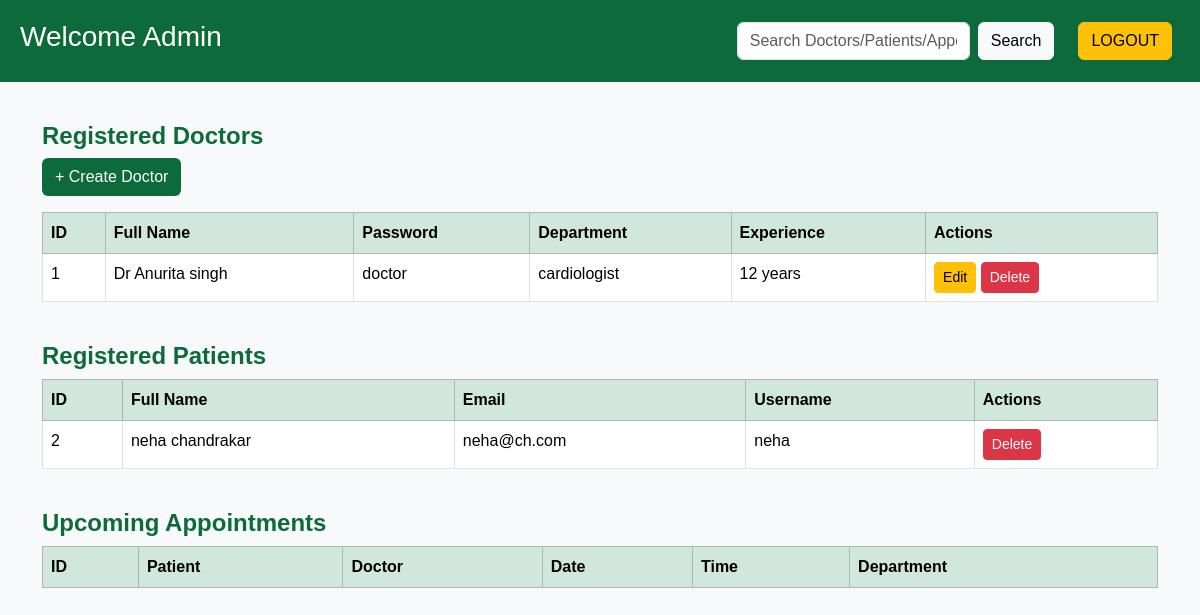
/admin, run on an earlier commit of the app's database.
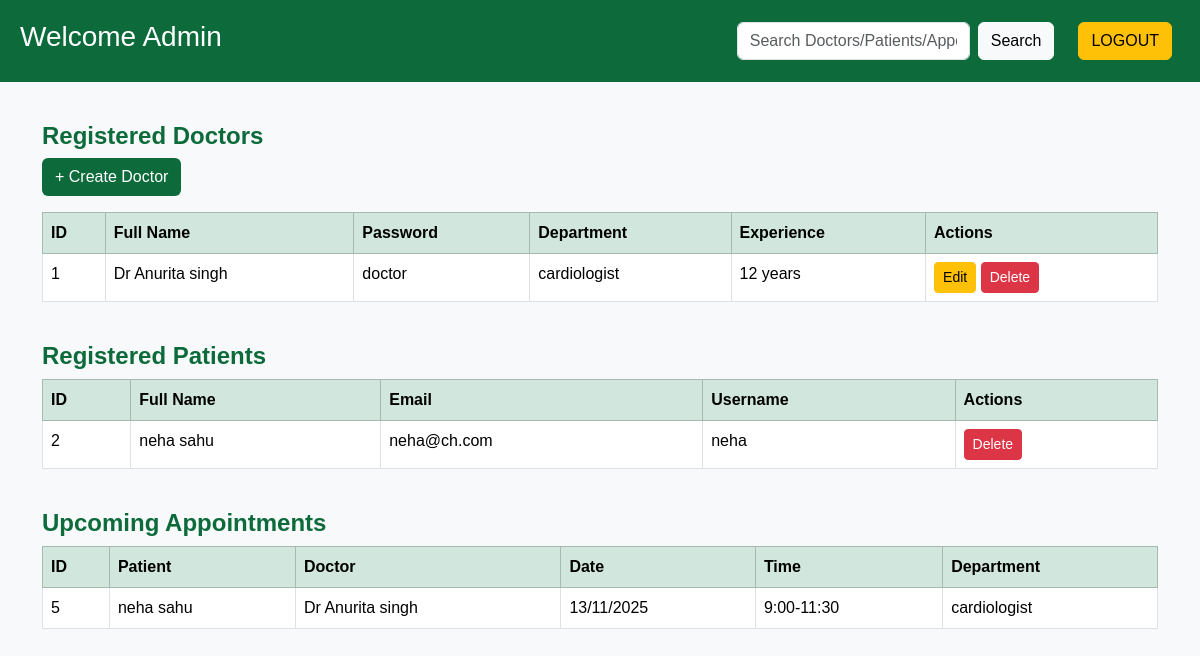
And on a later commit of the database.
### tables this page shows
CREATE TABLE doctors (
                        id INTEGER PRIMARY KEY AUTOINCREMENT,
                        user_id INTEGER,
                        fullname TEXT,
                        password TEXT,
                        department TEXT,
                        experience TEXT,
                        FOREIGN KEY(user_id) REFERENCES users(id)
                    );

CREATE TABLE users (
                        id INTEGER PRIMARY KEY AUTOINCREMENT,
                        name TEXT,
                        surname TEXT,
                        email TEXT,
                        address TEXT,
                        username TEXT UNIQUE,
                        password TEXT,
                        user_type TEXT CHECK(user_type IN ('Patient', 'Doctor')) NOT NULL
                    );

CREATE TABLE appointments (
                        id INTEGER PRIMARY KEY AUTOINCREMENT,
                        patient_name TEXT,
                        doctor_name TEXT,
                        date TEXT,
                        time TEXT,
                        department TEXT
                    );

### app.py (the view)
@app.route('/admin')
def admin_dashboard():
    search_query = request.args.get('search', '').strip().lower()
    conn = sqlite3.connect("users.db")
    c = conn.cursor()
    if search_query:
        c.execute("SELECT * FROM doctors WHERE LOWER(fullname) LIKE ? OR LOWER(department) LIKE ?",
                  (f"%{search_query}%", f"%{search_query}%"))
    else:
        c.execute("SELECT * FROM doctors")
    doctors = c.fetchall()
    if search_query:
        c.execute("SELECT * FROM patients WHERE LOWER(department) LIKE ?", (f"%{search_query}%",))
    else:
        c.execute("""
        SELECT id, name, surname, email, username
        FROM users
        WHERE user_type='Patient'
    """)
    patients = c.fetchall()
    if search_query:
        c.execute("""SELECT * FROM appointments
                     WHERE LOWER(patient_name) LIKE ? OR LOWER(doctor_name) LIKE ? OR LOWER(department) LIKE ?""",
                  (f"%{search_query}%", f"%{search_query}%", f"%{search_query}%"))
    else:
        c.execute("SELECT * FROM appointments")
    appointments = c.fetchall()
    conn.close()
    return render_template('admin_dashboard.html', doctors=doctors, patients=patients, appointments=appointments, search_query=search_query)

### templates/admin_dashboard.html (shortened to what this page needs)
<!DOCTYPE html>
<html lang="en">
<head>
  <link rel="stylesheet" href="https://cdn.jsdelivr.net/npm/bootstrap@5.3.2/dist/css/bootstrap.min.css">
</head>
<body>
  <div class="header d-flex justify-content-between align-items-center">
    <h3>Welcome Admin</h3>
      <div class="d-flex gap-3">
       <div>
    <form class="d-flex flex" method="get" action="{{ url_for('admin_dashboard') }}">
      <input type="text" class="form-control me-2" name="search" value="{{ search_query }}" placeholder="Search Doctors/Patients/Appointments">
      <div><button class="btn btn-light me-2">Search</button></div>
       </form>
       </div>
      <div>
         <a href="{{ url_for('home') }}" class="btn btn-warning me-2">LOGOUT</a>
    </div>
      </div>
  </div>
  <div class="container mt-4">
    <h4 class="section-title">Registered Doctors</h4>
    <button class="btn btn-green mb-3" data-bs-toggle="modal" data-bs-target="#addDoctorModal">+ Create Doctor</button>
    <table class="table table-bordered">
      <thead class="table-success">
        <tr>
          <th>ID</th>
          <th>Full Name</th>
           <th>Password</th>
          <th>Department</th>
          <th>Experience</th>
          <th>Actions</th>
        </tr>
      </thead>
      <tbody>
        {% for doctor in doctors %}
        <tr>
          <td>{{ doctor[0] }}</td>
          <td>{{ doctor[2] }}</td>
          <td>{{ doctor[3] }}</td>
          <td>{{ doctor[4] }}</td>
           <td>{{ doctor[5] }}</td>
          <td>
            <button class="btn btn-warning btn-sm"
                    data-bs-toggle="modal"
                    data-bs-target="#editDoctorModal"
                    data-id="{{ doctor[0] }}"
                    data-name="{{ doctor[2] }}"
                    data-password="{{ doctor[3] }}"
                    data-department="{{ doctor[4] }}"
                    data-experience="{{ doctor[5] }}">Edit</button>
            <form method="POST" action="{{ url_for('delete_doctor', doctor_id=doctor[0]) }}" style="display:inline;">
              <button type="submit" class="btn btn-danger btn-sm">Delete</button>
            </form>
          </td>
        </tr>
        {% endfor %}
      </tbody>
    </table>
   <h4 class="section-title">Registered Patients</h4>
<table class="table table-bordered">
  <thead class="table-success">
    <tr>
      <th>ID</th>
      <th>Full Name</th>
      <th>Email</th>
      <th>Username</th>
      <th>Actions</th>
    </tr>
  </thead>
  <tbody>
    {% for p in patients %}
    <tr>
      <td>{{ p[0] }}</td>
      <td>{{ p[1] }} {{ p[2] }}</td>
      <td>{{ p[3] }}</td>
      <td>{{ p[4] }}</td>
      <td>
        <form method="POST" action="{{ url_for('delete_patient', user_id=p[0]) }}"
 style="display:inline;">
          <button type="submit" class="btn btn-danger btn-sm">Delete</button>
        </form>
      </td>
    </tr>
    {% endfor %}
  </tbody>
</table>
    <h4 class="section-title">Upcoming Appointments</h4>
    <table class="table table-bordered">
      <thead class="table-success">
        <tr>
          <th>ID</th>
          <th>Patient</th>
          <th>Doctor</th>
          <th>Date</th>
          <th>Time</th>
          <th>Department</th>
        </tr>
      </thead>
      <tbody>
        {% for appt in appointments %}
        <tr>
          <td>{{ appt[0] }}</td>
          <td>{{ appt[1] }}</td>
          <td>{{ appt[2] }}</td>
          <td>{{ appt[3] }}</td>
          <td>{{ appt[4] }}</td>
          <td>{{ appt[5] }}</td>
        </tr>
        {% endfor %}
      </tbody>
    </table>
  </div>
</body>
</html>

What changed in the data, as far as the page shows it:
changed users "neha": surname "chandrakar" → "sahu"
added appointments: id "5", patient_name "neha sahu", doctor_name "Dr Anurita singh", date "13/11/2025", time "9:00-11:30", department "cardiologist"
